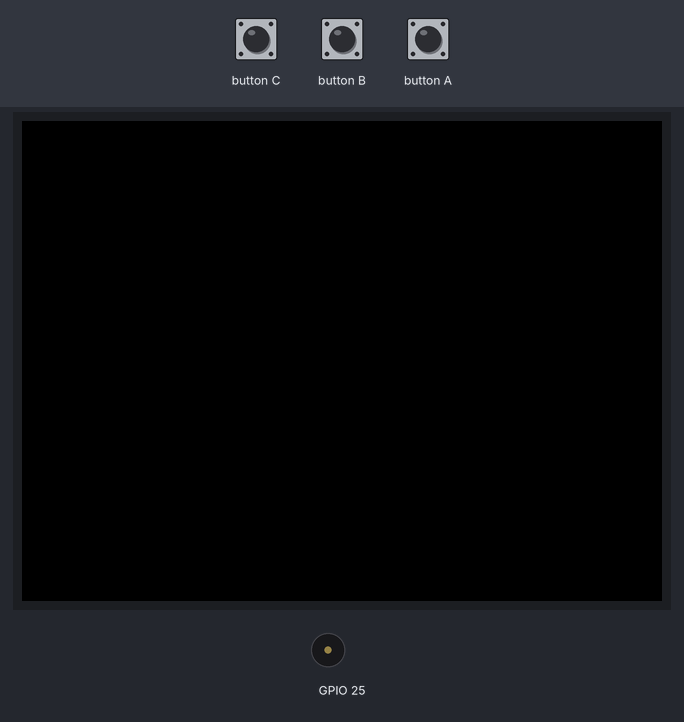
Simulated run of this sketch. Board: ESP32. Shown: 320×240 colour display, buzzer (waves = sounding). Inputs (shaded band) come from the test bench.

Above: at 1.3 s.
1.4 s: button A pressed for 0.15 s
At 1.47 s:
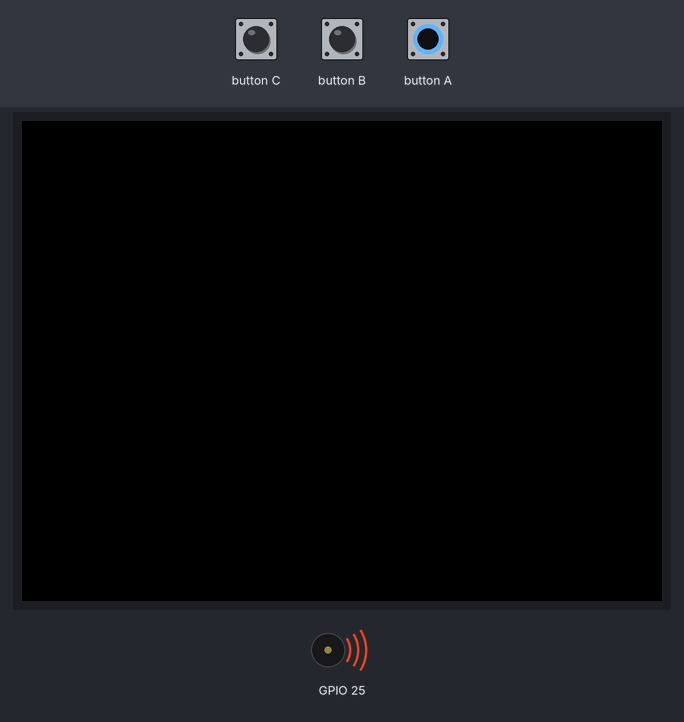
3.0 s: button A pressed for 3.2 s
At 7.5 s:
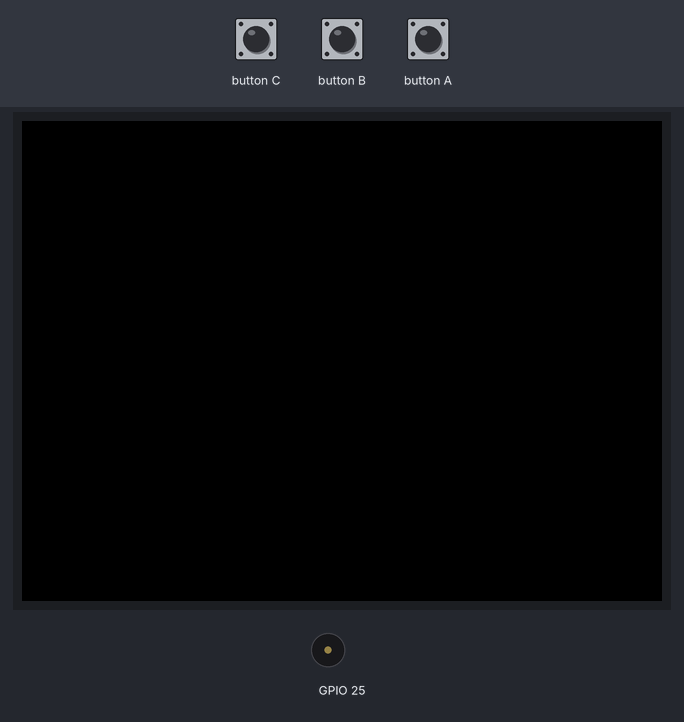
Timing chart, 0 to 9.0 s (numbered marks = the images above; inputs shaded):
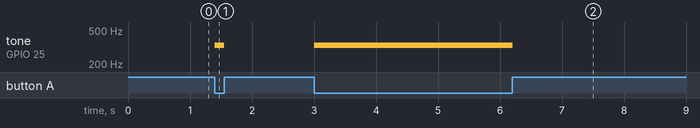

Measured:
- after the input at 1.4 s, tone on GPIO 25: silent → 330 Hz at once, → silent 0.15 s later
- after the input at 3.0 s, tone on GPIO 25: silent → 330 Hz at once, → silent 3.2 s later

The sketch:

4task1.ino
```cpp
#include <M5Stack.h>

const int D0 = -1;
const int Cs1 = 277;
const int D1 = 294;
const int Ds1 = 311;
const int E1 = 330;
const int F1 = 349;
const int Fs1 = 370;
const int note_G1 = 392;
const int Gs1 = 415;
const int A1 = 440;
const int As1 = 466;
const int C2 = 494;

int music[] =
{
  E1, E1, E1,
  E1, E1, E1,
  E1, note_G1, Cs1, D1, E1,
  F1, F1, F1, F1, F1,
  F1, E1, E1,
  E1, D1, D1, E1, D1,
  note_G1
};

int t = 0;

void setup() {
  M5.begin();
  M5.Speaker.setVolume(1);
  M5.Speaker.update();
  M5.Speaker.mute();
}

void loop() {
  if (M5.BtnA.wasPressed())
  {
    if (t == ((sizeof(music) / sizeof(int)) - 1)){
      t = 0;
    }
    M5.Speaker.tone(music[t]);
  }
  if (M5.BtnA.wasReleased()){
    M5.Speaker.mute();
    t++;
  }
  M5.update();
}
```
